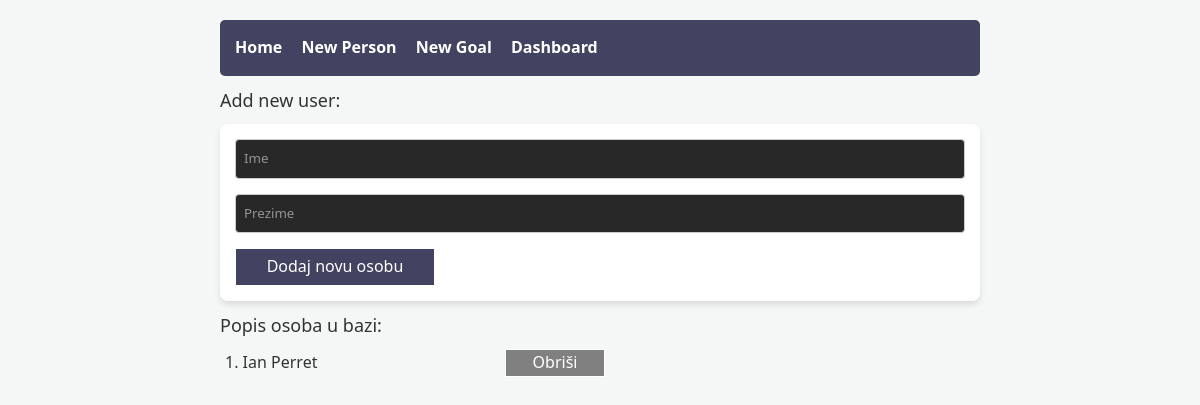
The app's page /form, older data.
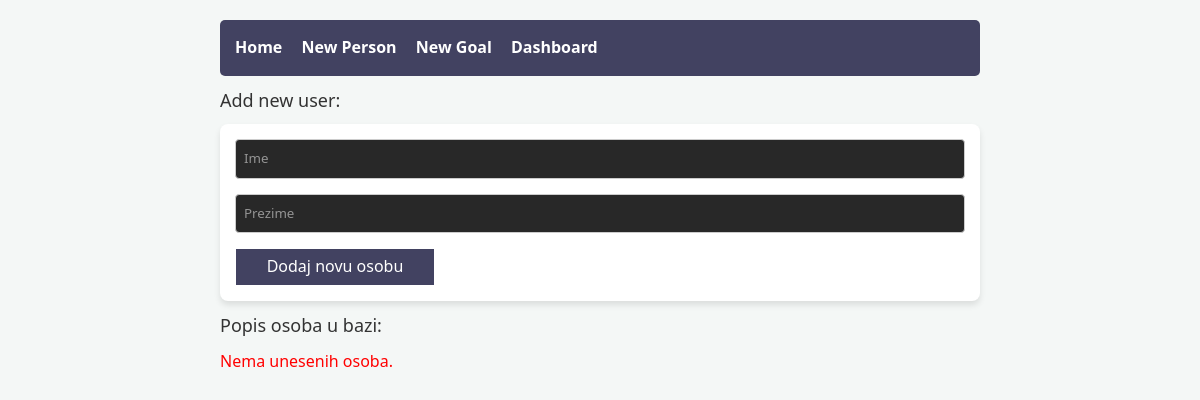
The same page, newer data.
### app/models_db.py (models this page shows, shortened)
class Person(db.Model):
    id = db.Column(db.Integer, primary_key=True)
    name = db.Column(db.String(50), nullable=False)
    surname = db.Column(db.String(50), nullable=False)

### app/routes.py (the view, shortened to what this page needs)
@main.route('/form', methods=['GET', 'POST'])
def index():
    all_persons = Person.query.all()
    return render_template('form.html', persons=all_persons)

### app/templates/form.html (shortened to what this page needs)
{% extends 'base.html' %}
{% block content %}
    <h1 style="margin: 10px 0px 10px 0px;">Add new user: </h1>
    <form action="/form" method="POST" id="user_form">
        <div>
            <input type="text" name="name" placeholder="Ime" autocomplete="off" required>
            <input type="text" name="surname" placeholder="Prezime" autocomplete="off" required>
        </div>
        <div>
            <button type="submit" class="add_user_btn">Dodaj novu osobu</button>
        </div>
    </form>
    <h1>Popis osoba u bazi:</h1>
    <ul>
        {% for person in persons %}
            <li>
                <div class="list-each-person-box"><p style="margin: 0;">{{ person.id }}. {{ person.name }} {{ person.surname }}</p>
                <form class="btn-delete-form" action="{{ url_for('main.delete_person', person_id=person.id) }}" method="POST">
                    <button type="submit" class="btn-delete" onclick="return confirm('Jeste li sigurni da želite obrisati ovu osobu?')">
                        Obriši
                    </button>
                </form>
                </div>
            </li>
        {% else %}
            <li style="color: red;">Nema unesenih osoba.</li>
        {% endfor %}
    </ul>
{% endblock %}

### app/templates/base.html (shortened to what this page needs)
<!DOCTYPE html>
<html lang="en">
<head>
    <script src="https://unpkg.com/@tailwindcss/browser@4"></script>
</head>
<body>
    <header>
        <nav>
            <a href="/">Home</a>
            <a href="/form">New Person</a>
            <a href="/goals">New Goal</a>
            <a href="/dashboard">Dashboard</a>
        </nav>
    </header>
    <main>
        {%block content %} {% endblock %}
    </main>
</body>
<link rel="stylesheet"
      href="{{ url_for('static', filename='style.css') }}">
</html>

### app/static/style.css (style rules this page uses)
nav { background: #424261; padding: 15px; border-radius: 5px; }
nav a { color: #fff; text-decoration: none; font-weight: bold; margin-right: 15px; }
h1 { margin: 10px 0px; font-size: large; font-style: normal; }
input[type="text"], input[type="email"] { font-size: smaller; background: rgb(40, 40, 40); color: #fff; width: 100%; padding: 8px; margin-bottom: 15px; border: 1px solid #ccc; border-radius: 4px; box-sizing: border-box; }
.add_user_btn { padding: 5px 0px; width: 200px; background: #424261; color: white; border: white solid 1px; border-radius: 0px; cursor: pointer; font-size: 16px; }
li { list-style-type: none; }

Row changes from the older to the newer data that the page shows:
removed Person: id "1", name "Ian", surname "Perret"
Text that changed along with them:
text now shown: "Nema unesenih osoba."
